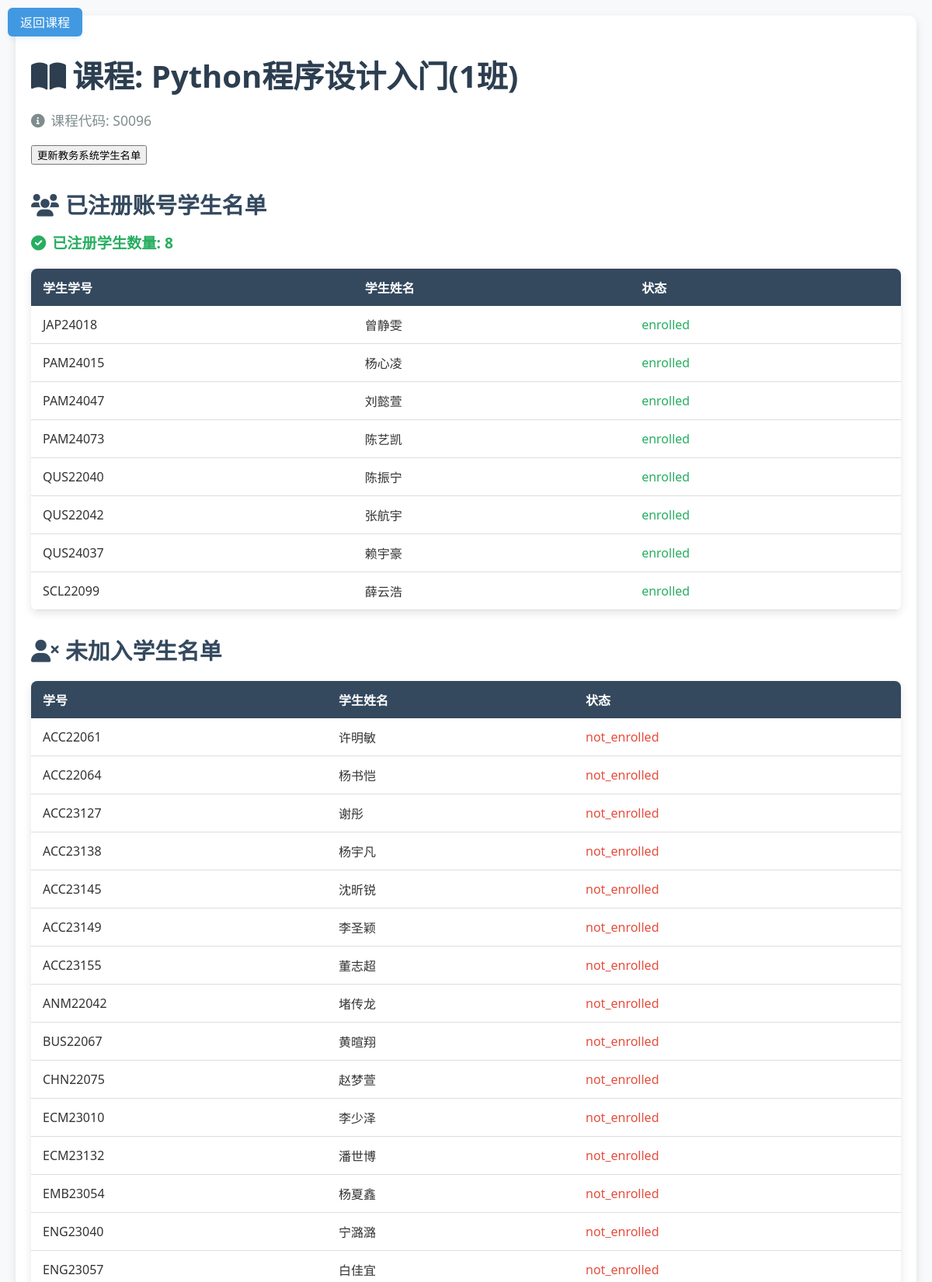
Page /course_students/9 (signed in, upper part) on the committed database.
### wang/models/course.py (models this page shows, shortened)
class Course(db.Model):
    __tablename__ = 'course'
    id = db.Column(db.Integer, primary_key=True, autoincrement=True)
    name = db.Column(db.String(100), nullable=False)
    teacher_id = db.Column(db.Integer, db.ForeignKey('user.id'), nullable=False)
    semester = db.Column(db.String, nullable=False)  # 开课学期
    description = db.Column(db.Text)
    code = db.Column(db.String(10), nullable=False)
    teacher = db.relationship('User', backref='courses')
    course_students = db.relationship('Course_Students',  back_populates='course')

### wang/models/course_students.py (models this page shows)
class Course_Students(db.Model):
    __tablename__ = 'course_students'
    id = db.Column(db.Integer, primary_key=True, autoincrement=True)
    course_id = db.Column(db.Integer, db.ForeignKey('course.id'), nullable=False)
    student_number = db.Column(db.String(20), nullable=False) #学号
    student_name = db.Column(db.String(20), nullable=False)
    student_pinyin_name = db.Column(db.String(20), nullable=True)
    student_grade = db.Column(db.String(20), nullable=True)
    student_major = db.Column(db.String(20), nullable=True)
    student_direction = db.Column(db.String(20), nullable=True)
    student_class = db.Column(db.String(20), nullable=True)
    student_status = db.Column(db.String(20), nullable=True) #学籍状态
    student_course_method = db.Column(db.String(20), nullable=True)
    course_status = db.Column(db.String(20), nullable=False, server_default='not_enrolled')
    score = db.Column(db.Float, nullable=True, server_default='0')  # 假设分数为浮点数类型
    course = db.relationship('Course', back_populates='course_students')

### app.py (the view)
    @app.route('/course_students/<int:course_id>')
    def course_students(course_id):
        course = Course.query.get(course_id)
        course_students = course.course_students
        enrolled_students = [student for student in course.course_students if student.course_status == 'enrolled']
        enrolled_students_count = len(
            [student for student in course.course_students if student.course_status == 'enrolled'])
        not_enrolled_students = [student for student in course.course_students if
                                 student.course_status == 'not_enrolled']
        return render_template('wang/course_students.html', course=course, course_students=course_students,
                               enrolled_students_count=enrolled_students_count, enrolled_students=enrolled_students,
                               not_enrolled_students=not_enrolled_students)

### templates/wang/course_students.html (shortened to what this page needs)
<!DOCTYPE html>
<html lang="zh-CN">
<head>
    <link rel="stylesheet" href="https://cdnjs.cloudflare.com/ajax/libs/font-awesome/6.0.0/css/all.min.css">
</head>
<body>
<a href="/course_manage/{{course.id}}" class="back-home">返回课程</a>
    <div class="container">
        <h1><i class="fas fa-book-open icon"></i>课程: {{ course.name }}</h1>
        <p class="course-info"><i class="fas fa-info-circle icon"></i>课程代码: {{ course.code }}</p>
       <button onclick="window.location.href='/update_course/{{ course.id }}';">更新教务系统学生名单</button>
        <h2><i class="fas fa-users icon"></i>已注册账号学生名单</h2>
        <p class="count"><i class="fas fa-check-circle icon"></i>已注册学生数量: {{ enrolled_students_count }}</p>
        <table>
            <thead>
                <tr>
                    <th>学生学号</th>
                    <th>学生姓名</th>
                    <th>状态</th>
                </tr>
            </thead>
            <tbody>
                {% for student in enrolled_students %}
                <tr>
                    <td>{{ student.student_number }}</td>
                    <td>{{ student.student_name }}</td>
                    <td><span style="color: #27ae60;">{{ student.course_status }}</span></td>
                </tr>
                {% endfor %}
            </tbody>
        </table>
        <h2><i class="fas fa-user-times icon"></i>未加入学生名单</h2>
        <table>
            <thead>
                <tr>
                    <th>学号</th>
                    <th>学生姓名</th>
                    <th>状态</th>
                </tr>
            </thead>
            <tbody>
                {% for student in not_enrolled_students %}
                <tr>
                    <td>{{ student.student_number }}</td>
                    <td>{{ student.student_name }}</td>
                    <td><span style="color: #e74c3c;">{{ student.course_status }}</span></td>
                </tr>
                {% endfor %}
            </tbody>
        </table>
    </div>
</body>
</html>

### templates/wang/course_students.html (style rules this page uses)
body { font-family: 'Segoe UI', Tahoma, Geneva, Verdana, sans-serif; background-color: #f8f9fa; margin: 0; padding: 20px; color: #333; }
.container { max-width: 1200px; margin: 0 auto; padding: 20px; background-color: #fff; border-radius: 10px; box-shadow: 0 4px 12px rgba(0, 0, 0, 0.1); }
h1 { color: #2c3e50; font-size: 2.5rem; margin-bottom: 10px; }
h2 { color: #34495e; font-size: 1.8rem; margin-top: 30px; margin-bottom: 15px; }
.course-info { font-size: 1.1rem; color: #7f8c8d; margin-bottom: 20px; }
table { width: 100%; border-collapse: collapse; margin-top: 20px; background-color: #fff; border-radius: 8px; overflow: hidden; box-shadow: 0 4px 12px rgba(0, 0, 0, 0.1); }
th, td { padding: 12px 15px; text-align: left; }
th { background-color: #34495e; color: #fff; font-weight: 600; }
td { border-bottom: 1px solid #ddd; }
.count { font-size: 1.2rem; color: #27ae60; font-weight: bold; margin-top: 10px; }
.icon { margin-right: 8px; }
.back-home { position: fixed; top: 10px; left: 10px; padding: 0.4rem 1rem; background-color: #4299e1; color: white; text-decoration: none; border-radius: 6px; font-size: 1rem; font-weight: 200; transition: all 0.3s ease; box-shadow: 0 4px 6px rgba(66, 153, 225, 0.1); z-index: 1000; }

### rows in the picture
Course: name "Python程序设计入门(1班)", code "S0096"
Course_Students: student_number "JAP24018", student_name "曾静雯", course_status "enrolled"
Course_Students: student_number "PAM24015", student_name "杨心凌", course_status "enrolled"
Course_Students: student_number "PAM24047", student_name "刘懿萱", course_status "enrolled"
Course_Students: student_number "PAM24073", student_name "陈艺凯", course_status "enrolled"
Course_Students: student_number "QUS22040", student_name "陈振宁", course_status "enrolled"
Course_Students: student_number "QUS22042", student_name "张航宇", course_status "enrolled"
Course_Students: student_number "QUS24037", student_name "赖宇豪", course_status "enrolled"
Course_Students: student_number "SCL22099", student_name "薛云浩", course_status "enrolled"
Course_Students: student_number "ACC22061", student_name "许明敏", course_status "not_enrolled"
Course_Students: student_number "ACC22064", student_name "杨书恺", course_status "not_enrolled"
Course_Students: student_number "ACC23127", student_name "谢彤", course_status "not_enrolled"
Course_Students: student_number "ACC23138", student_name "杨宇凡", course_status "not_enrolled"
Course_Students: student_number "ACC23145", student_name "沈昕锐", course_status "not_enrolled"
Course_Students: student_number "ACC23149", student_name "李圣颖", course_status "not_enrolled"
Course_Students: student_number "ACC23155", student_name "董志超", course_status "not_enrolled"
Course_Students: student_number "ANM22042", student_name "堵传龙", course_status "not_enrolled"
Course_Students: student_number "BUS22067", student_name "黄暄翔", course_status "not_enrolled"
Course_Students: student_number "CHN22075", student_name "赵梦萱", course_status "not_enrolled"
Course_Students: student_number "ECM23010", student_name "李少泽", course_status "not_enrolled"
Course_Students: student_number "ECM23132", student_name "潘世博", course_status "not_enrolled"
Course_Students: student_number "EMB23054", student_name "杨夏鑫", course_status "not_enrolled"
Course_Students: student_number "ENG23040", student_name "宁潞潞", course_status "not_enrolled"
Course_Students: student_number "ENG23057", student_name "白佳宜", course_status "not_enrolled"

### other values in the picture
{{ enrolled_students_count }} "8"
